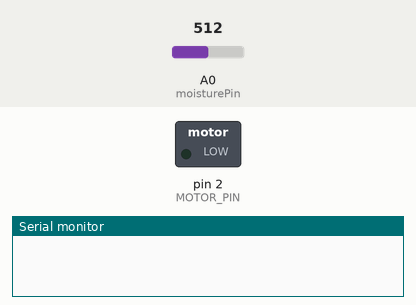
Simulated run of this sketch. Board: Arduino Uno, built with avr-gcc and run on an emulated ATmega328P. On the bench: switched loads named in the sketch (green lamp = pin HIGH), the last lines printed to the serial monitor. The test bench sets the inputs (shaded band); at power-on: A0 (moisturePin) = 512.

Above: at 0.1 s.
At 15.4 s:
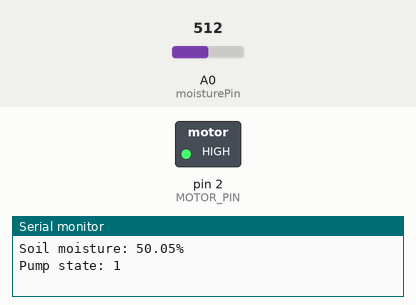
Timing chart, 0 to 16.9 s (numbered marks = the images above):
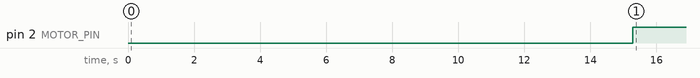

The sketch:

moisture_controlled_motor_slave.ino
```cpp
/**
  Name: moisture_controlled_motor_slave
  Purpose: measures the water moisture content in the plant soil and activates a pump when the moisture is below a MOISTURE_SETPOINT value

  @author: Enrico Ghidoni
  @version: 1.0 23/04/20
*/

#include <SoftwareSerial.h>

#define moisturePin A0    // Analog pin for moisture sensor
#define LORA_PINTX 12     // Connected to the lora RX (D6 in the ESP, change it if you use arduino)
#define LORA_PINRX 14     // Connected to the lora TX (D5)
#define FREQ_1 863000000  // Radio frequency for data transmission [Hz]
#define FREQ_2 864000000
#define FREQ_3 865000000
#define FREQ_B 866000000
#define WATCHDOG 10000    // Timer used to detect malfunctions in rx (or tx?)
#define SLEEP_TIME

SoftwareSerial loraSerial(LORA_PINRX, LORA_PINTX);

// Variables ===================================================================================|
// Motor
const int MOTOR_PIN = 2;
int pumpState = 0;

// Soil moisture sensor
const int MOISTURE_SETPOINT = 99;
float moistureValue = 0;
float moistureMaximum = 1023.00;

// LoRa module
String str, data_str;
int data, instr;


// Setup =======================================================================================|
void setup()
  {
    pinMode(MOTOR_PIN, OUTPUT);
    Serial.begin(9600); // Serial communication to PC
    setupLora();
    Serial.println("Setup completed ==========================================");
  }


// Loop ========================================================================================|
void loop()
{
  // Block 3 - Plant water control
  moistureValue = analogRead(moisturePin)/moistureMaximum*100;
  if (moistureValue < MOISTURE_SETPOINT)
    {
      digitalWrite(MOTOR_PIN, HIGH);
      pumpState = 1;
    }
  else
    {
      digitalWrite(MOTOR_PIN, LOW);
      pumpState = 0;
    }
  Serial.print("Soil moisture: ");
  Serial.print(moistureValue);
  Serial.println("%");
  Serial.print("Pump state: ");
  Serial.println(pumpState);
  delay(1000);

  // LoRa loop - Reception and transmission
  /*
    Coherently with the scheme drawn by Marco.
    1. The LoRa module receives the sync message, using the receiveSync function and wait for the necessary time (for what?).
    2. Switch to the frequency of the block.
    3. Send the data to the master and check it is sent correctly.
    4. Receive instructions from the master.
    5. Execute the instructions.
    6. Set the LoRa module in sleep mode until the next iteration.
  */

  // 1. Wait for the sync message
  Serial.println("waiting for sync message");
  receiveSync();
  delay(4000);

  // 2. Switch to freq 3
  loraSerial.print("radio set freq: ");
  loraSerial.println(FREQ_3);
  str = loraSerial.readStringUntil('\n');

  // 3. Send data to the master and check it is sent correctly
  Serial.println("Sending moisture level to the master");
  loraSerial.println("radio tx ");
  loraSerial.print(moistureValue);  // *** PUT HERE THE DATA TO SEND TO THE MASTER ***
  loraSerial.print("_");            //  *** PUT HERE THE DATA TO SEND TO THE MASTER ***
  loraSerial.println(pumpState);    // *** PUT HERE THE DATA TO SEND TO THE MASTER ***
  checkTransmission();

  // 4. Receive instructions from master block
  Serial.println("Waiting for instructions from the master.");
  data=receiveData();
  Serial.println(data);

  // 5. Execute the instructions

  // ... perform the actions ...
  delay(1000);

  // 6. Set the lora module in sleep mode untile the next iteration
  loraSerial.print("sys sleep "); //max sleep time is 4'294'967'296 ms
  loraSerial.println(SLEEP_TIME);
  str = loraSerial.readStringUntil('\n');
}

// ============================================================================================|
// Functions used in the setup and loop
/** Function: setupLora ==================================================================================|
    Setup the LoRa component for data exchange with the master.
*/
void setupLora() {

  loraSerial.begin(9600);           // Serial communication to RN2483
  loraSerial.setTimeout(1000);

  loraSerial.listen();

  loraSerial.println("sys get ver");
  str = loraSerial.readStringUntil('\n');
  Serial.println(str);

  loraSerial.println("mac pause");  // Necessary before radio commands
  str = loraSerial.readStringUntil('\n');
  Serial.println(str);

  loraSerial.println("radio set mod lora");
  str = loraSerial.readStringUntil('\n');
  Serial.println(str);

  loraSerial.print("radio set freq ");
  loraSerial.println(FREQ_B);
  str = loraSerial.readStringUntil('\n');
  Serial.println(str);

  loraSerial.println("radio set pwr 3");  //max power 14 dBm,  -3 is the min, 3 good for power saving
  str = loraSerial.readStringUntil('\n');
  Serial.println(str);

  loraSerial.println("radio set sf sf7"); //min range, fast data rate, minimum battery impact
  str = loraSerial.readStringUntil('\n');
  Serial.println(str);

  loraSerial.println("radio set afcbw 41.7"); //sets the value used by the automatic frequency correction bandwidth
  str = loraSerial.readStringUntil('\n');
  Serial.println(str);

  loraSerial.println("radio set rxbw 125"); //Lower receiver BW equals better link budget / SNR (less noise)
  str = loraSerial.readStringUntil('\n');
  Serial.println(str);

  loraSerial.println("radio set prlen 8"); //sets the preamble lenght
  str = loraSerial.readStringUntil('\n');
  Serial.println(str);

  loraSerial.println("radio set crc on"); //able to correct single-bit errors and detect many multiple-bit errors
  str = loraSerial.readStringUntil('\n');
  Serial.println(str);

  loraSerial.println("radio set iqi off");
  str = loraSerial.readStringUntil('\n');
  Serial.println(str);

  loraSerial.println("radio set cr 4/5"); //every 4 useful bits are going to be encoded by 5, transmission bits
  str = loraSerial.readStringUntil('\n');
  Serial.println(str);

  loraSerial.print("radio set wdt "); //set the whatch dog timer,  disable for continuous reception
  loraSerial.println(WATCHDOG);
  str = loraSerial.readStringUntil('\n');
  Serial.println(str);

  loraSerial.println("radio set sync 12"); //set the sync word used
  str = loraSerial.readStringUntil('\n');
  Serial.println(str);

  //For a fixed SF, a narrower bandwidth will increase sensitivity as the bit rate is reduced
  //this means more time-on-air, so more battery consumption, but it's easier to receive
  loraSerial.println("radio set bw 125");
  str = loraSerial.readStringUntil('\n');
  Serial.println(str);
}

// ============================================================================================|

/** Function ==================================================================================|
  function name: receiveSync

  Function similar to receiveData, used to sync the slave with the master.


  @param
  @return
*/

//very similar to receiveData, but it does not save the data
//change the 1 after radio_rx if you change the sync message

void receiveSync()
  {
    loraSerial.println("radio rx 0"); // Wait to receive until the watchdog time
    str = loraSerial.readStringUntil('\n');
    delay(20);
    if ( str.indexOf("ok") == 0 ) //check if the parameters are correct, and we are in rx mode
      {
        str = String("");
        while(str=="")
          {
            str = loraSerial.readStringUntil('\n');
          }
        if ( str.indexOf("radio_rx 1") == 0 )  //checking if the sync message is received
          {
            Serial.println("sync message received");
          }
        else
          {
            Serial.println("Received nothing");
          }
      }
    else
    {
      Serial.println("radio not going into receive mode");
    }
  }

// ============================================================================================|

/** Function
  function name: checkTransmission

  Prints in the serial monitor "message sent correctly" if there are no errors, or "transmission failed"
  After sending "radio tx <data>", the module prints two messages.
    1. "ok" if the parameters are correct and the module is in tx mode, OR something like "invalid param" if there is a problem.
       Check the RN2483 user manual on DTU Learn, week 5 for details on the exact message.
    2. "radio_tx_ok" if the transmission was successfull.

  @param colorCode color code to convert.
  @return the numerical value of the color code.
*/

void checkTransmission()
  {
    str = loraSerial.readStringUntil('\n');
    delay(20);
    if ( str.indexOf("ok") == 0 ) //check if the parameters are correct, and we are in tx mode
      {
        str = String("");
        while(str=="")
          {
            str = loraSerial.readStringUntil('\n');
          }
        if (str.indexOf("radio_tx_ok") == 0)  //checking if data was sent correctly
          {
            Serial.println("Message sent correctly."); //printing received data
          }
        else
          {
            Serial.println("Transmission failed.");
          }
      }
    else
      {
        Serial.println("Transmission failed.");
      }
  }

// ============================================================================================|

/** Function
  function name: receiveData

  After we use the command "radio rx 0", the module goes in continous reception mode until it receives something or untile the whatchdog timer expires
  After the command, the module prints two messages.
  the first one is "ok" if the parameters are correct and the module is in rx mode, or something like "invalid param" if there is a problem.
  check the RN2483 user manual on dtu Learn, week 5 if you need the exact message
  the second one is "radio_rx <data>" if the reception was successfull
  this function takes the data received, it prints it in the serial monitor and it saves it as an int in the variable "data"

  @param colorCode color code to convert.
  @return the numerical value of the color code.
*/

int receiveData(){
  int data=0;
  loraSerial.println("radio rx 0"); //wait for to receive until the watchdogtime
  str = loraSerial.readStringUntil('\n');
  delay(20);
  if ( str.indexOf("ok") == 0 ) //check if the parameters are correct, and we are in rx mode
  {
    str = String("");
    while(str=="")
    {
      str = loraSerial.readStringUntil('\n');
    }
    if ( str.indexOf("radio_rx") == 0 )  //checking if data was received (equals radio_rx = <data>)
    {
      Serial.println("data received");
      int index = str.indexOf(' ');
      data_str=str.substring(index+1); //keeps only the <data> part of the string
      data= data_str.toInt(); //trnasforms the string into an int
    }
    else
    {
      Serial.println("Received nothing");
    }
  }
  else
  {
    Serial.println("radio not going into receive mode");
  }
  return data;
}
```

Measured:
- by itself, pin 2 (MOTOR_PIN): LOW → HIGH at 15.3 s
